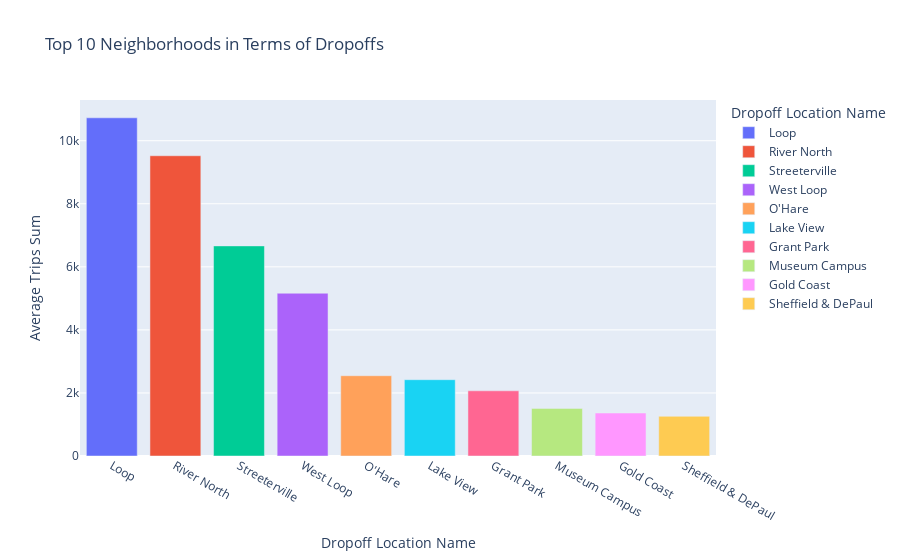

Notebook cell for this chart:
### Code cell
top_10_bar = px.bar(top_10_df, x='dropoff_location_name', y='average_trips_sum', labels={'dropoff_location_name': 'Dropoff Location Name', 'average_trips_sum': 'Average Trips Sum'},title='Top 10 Neighborhoods in Terms of Dropoffs', color='dropoff_location_name')

top_10_bar.show()

### Figure 1 — Plotly figure (JSON) as saved in the notebook; plotly's stock layout.template omitted (floating-point values rounded to 4 significant figures)
{"data": [{"alignmentgroup": "True", "hovertemplate": "Dropoff Location Name=%{x}<br>Average Trips Sum=%{y}<extra></extra>", "legendgroup": "Loop", "marker": {"color": "#636efa", "pattern": {"shape": ""}}, "name": "Loop", "offsetgroup": "Loop", "orientation": "v", "showlegend": true, "textposition": "auto", "type": "bar", "x": ["Loop"], "xaxis": "x", "y": [10727], "yaxis": "y"}, {"alignmentgroup": "True", "hovertemplate": "Dropoff Location Name=%{x}<br>Average Trips Sum=%{y}<extra></extra>", "legendgroup": "River North", "marker": {"color": "#EF553B", "pattern": {"shape": ""}}, "name": "River North", "offsetgroup": "River North", "orientation": "v", "showlegend": true, "textposition": "auto", "type": "bar", "x": ["River North"], "xaxis": "x", "y": [9523], "yaxis": "y"}, {"alignmentgroup": "True", "hovertemplate": "Dropoff Location Name=%{x}<br>Average Trips Sum=%{y}<extra></extra>", "legendgroup": "Streeterville", "marker": {"color": "#00cc96", "pattern": {"shape": ""}}, "name": "Streeterville", "offsetgroup": "Streeterville", "orientation": "v", "showlegend": true, "textposition": "auto", "type": "bar", "x": ["Streeterville"], "xaxis": "x", "y": [6664], "yaxis": "y"}, {"alignmentgroup": "True", "hovertemplate": "Dropoff Location Name=%{x}<br>Average Trips Sum=%{y}<extra></extra>", "legendgroup": "West Loop", "marker": {"color": "#ab63fa", "pattern": {"shape": ""}}, "name": "West Loop", "offsetgroup": "West Loop", "orientation": "v", "showlegend": true, "textposition": "auto", "type": "bar", "x": ["West Loop"], "xaxis": "x", "y": [5163], "yaxis": "y"}, {"alignmentgroup": "True", "hovertemplate": "Dropoff Location Name=%{x}<br>Average Trips Sum=%{y}<extra></extra>", "legendgroup": "O'Hare", "marker": {"color": "#FFA15A", "pattern": {"shape": ""}}, "name": "O'Hare", "offsetgroup": "O'Hare", "orientation": "v", "showlegend": true, "textposition": "auto", "type": "bar", "x": ["O'Hare"], "xaxis": "x", "y": [2546], "yaxis": "y"}, {"alignmentgroup": "True", "hovertemplate": "Dropoff Location Name=%{x}<br>Average Trips Sum=%{y}<extra></extra>", "legendgroup": "Lake View", "marker": {"color": "#19d3f3", "pattern": {"shape": ""}}, "name": "Lake View", "offsetgroup": "Lake View", "orientation": "v", "showlegend": true, "textposition": "auto", "type": "bar", "x": ["Lake View"], "xaxis": "x", "y": [2420], "yaxis": "y"}, {"alignmentgroup": "True", "hovertemplate": "Dropoff Location Name=%{x}<br>Average Trips Sum=%{y}<extra></extra>", "legendgroup": "Grant Park", "marker": {"color": "#FF6692", "pattern": {"shape": ""}}, "name": "Grant Park", "offsetgroup": "Grant Park", "orientation": "v", "showlegend": true, "textposition": "auto", "type": "bar", "x": ["Grant Park"], "xaxis": "x", "y": [2068], "yaxis": "y"}, {"alignmentgroup": "True", "hovertemplate": "Dropoff Location Name=%{x}<br>Average Trips Sum=%{y}<extra></extra>", "legendgroup": "Museum Campus", "marker": {"color": "#B6E880", "pattern": {"shape": ""}}, "name": "Museum Campus", "offsetgroup": "Museum Campus", "orientation": "v", "showlegend": true, "textposition": "auto", "type": "bar", "x": ["Museum Campus"], "xaxis": "x", "y": [1510], "yaxis": "y"}, {"alignmentgroup": "True", "hovertemplate": "Dropoff Location Name=%{x}<br>Average Trips Sum=%{y}<extra></extra>", "legendgroup": "Gold Coast", "marker": {"color": "#FF97FF", "pattern": {"shape": ""}}, "name": "Gold Coast", "offsetgroup": "Gold Coast", "orientation": "v", "showlegend": true, "textposition": "auto", "type": "bar", "x": ["Gold Coast"], "xaxis": "x", "y": [1364], "yaxis": "y"}, {"alignmentgroup": "True", "hovertemplate": "Dropoff Location Name=%{x}<br>Average Trips Sum=%{y}<extra></extra>", "legendgroup": "Sheffield & DePaul", "marker": {"color": "#FECB52", "pattern": {"shape": ""}}, "name": "Sheffield & DePaul", "offsetgroup": "Sheffield & DePaul", "orientation": "v", "showlegend": true, "textposition": "auto", "type": "bar", "x": ["Sheffield & DePaul"], "xaxis": "x", "y": [1259], "yaxis": "y"}], "layout": {"barmode": "relative", "legend": {"title": {"text": "Dropoff Location Name"}, "tracegroupgap": 0}, "title": {"text": "Top 10 Neighborhoods in Terms of Dropoffs"}, "xaxis": {"anchor": "y", "categoryarray": ["Loop", "River North", "Streeterville", "West Loop", "O'Hare", "Lake View", "Grant Park", "Museum Campus", "Gold Coast", "Sheffield & DePaul"], "categoryorder": "array", "domain": [0, 1], "title": {"text": "Dropoff Location Name"}}, "yaxis": {"anchor": "x", "domain": [0, 1], "title": {"text": "Average Trips Sum"}}}}
